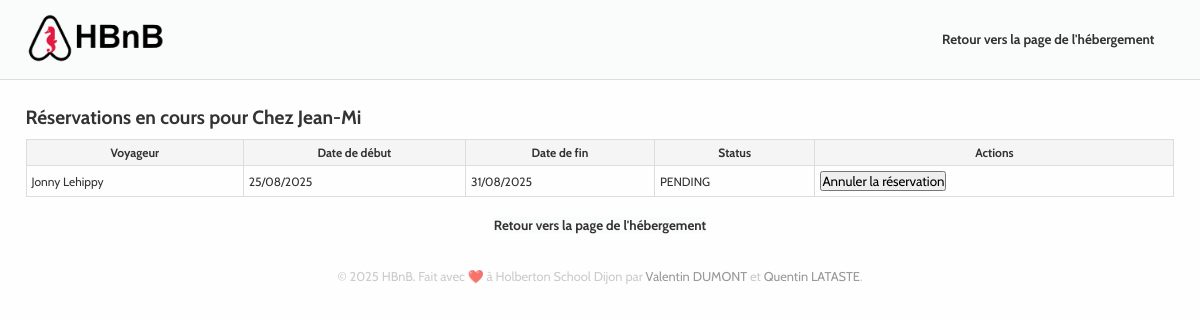
/place/6d8cb870-b5a8-4f9a-b3f1-010a03c67a59/bookings, run on an earlier commit of the app's database.
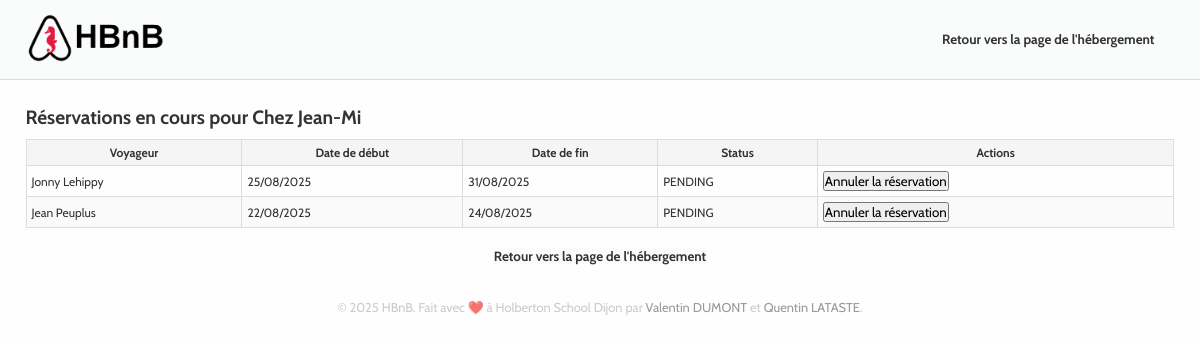
And on a later commit of the database.
### app/models/place.py (models this page shows, shortened)
class Place(db.Model):
    __tablename__ = 'place'
    id = db.Column(db.String, primary_key=True)
    title = db.Column(db.String(50), nullable=False)
    description = db.Column(db.String(1000), nullable=False)
    price = db.Column(db.Float, nullable=False)
    latitude = db.Column(db.Float, nullable=False)
    longitude = db.Column(db.Float, nullable=False)
    owner_id = db.Column(db.String, db.ForeignKey('user.id'), nullable=False)
    rating = db.Column(db.Float, nullable=True)
    created_at = db.Column(
        db.DateTime(timezone=True), default=lambda: datetime.now(timezone.utc),
        nullable=False)
    updated_at = db.Column(
        db.DateTime(timezone=True), default=lambda: datetime.now(timezone.utc),
        onupdate=datetime.now(timezone.utc)
        )
    photos_url = db.Column(db.JSON, default=list)
    amenities = db.relationship('Amenity', secondary=place_amenities,
                                back_populates='places')
    reviews = db.relationship("Review", back_populates='place_rel',
                              cascade='all, delete-orphan')
    bookings = db.relationship(Booking, back_populates='place_rel',
                               cascade='all, delete-orphan',
                               foreign_keys=[Booking.place])
    owner = db.relationship('User', back_populates='places')
    city_name = db.Column(db.String(128))
    __table_args__ = (
        CheckConstraint('price >= 0', name='check_price_positive'),
        CheckConstraint('rating >= 0 AND rating <= 5', name='check_rating'),
        CheckConstraint('latitude >= -90 AND latitude <= 90',
                        name='check_latitude'),
        CheckConstraint('longitude >= -180 AND longitude <= 180',
                        name='check_longitude')
    )

### app/models/booking.py (models this page shows, shortened)
class Booking(db.Model):
    __tablename__ = 'bookings'
    id = db.Column(db.String, primary_key=True)
    status = db.Column(
        db.String(20),
        default=BookingStatus.PENDING.value,
        nullable=False
        )
    place = db.Column(db.String, db.ForeignKey('place.id'), nullable=False)
    user = db.Column(db.String, db.ForeignKey('user.id'), nullable=False)
    start_date = db.Column(db.DateTime, nullable=False)
    end_date = db.Column(db.DateTime, nullable=False)
    created_at = db.Column(
        db.DateTime(timezone=True), default=lambda: datetime.now(timezone.utc), nullable=False
        )
    updated_at = db.Column(
        db.DateTime(timezone=True), default=lambda: datetime.now(timezone.utc),
        onupdate=datetime.now(timezone.utc)
        )
    place_rel = db.relationship(
        "Place",
        back_populates='bookings',
        foreign_keys=[place]
        )
    user_rel = db.relationship("User", back_populates='bookings')
    reviews = db.relationship('Review', back_populates='booking_rel')
    __table_args__ = (
        db.CheckConstraint(
            "status IN ('DONE', 'PENDING', 'CANCELLED')",
            name="check_booking_status"
        ),
    )

### app/models/user.py (models this page shows, shortened)
class User(db.Model):
    __tablename__ = 'user'
    id = db.Column(db.String, primary_key=True)
    first_name = db.Column(db.String(50), nullable=False)
    last_name = db.Column(db.String(50), nullable=False)
    email = db.Column(db.String(120), unique=True, nullable=False)
    hashed_password = db.Column(db.String(255), nullable=False)
    is_active = db.Column(db.Boolean, default=True)  # Allows disabling user
    is_admin = db.Column(db.Boolean, default=False)
    created_at = db.Column(
        db.DateTime(timezone=True), default=lambda: datetime.now(timezone.utc), nullable=False
        )
    updated_at = db.Column(
        db.DateTime(timezone=True), default=lambda: datetime.now(timezone.utc),
        onupdate=datetime.now(timezone.utc)
        )
    photo_url = db.Column(db.String(2048), nullable=True)
    places = db.relationship(Place, back_populates='owner',
                             cascade='all, delete-orphan')
    reviews = db.relationship(Review, back_populates='user',
                              cascade='all, delete-orphan')
    bookings = db.relationship(Booking, back_populates='user_rel',
                               cascade='all, delete-orphan')

### app/web/html_routes.py (the view)
@bp_web.route('/place/<place_id>/bookings')
def place_bookings(place_id):
    try:
        UUID(place_id)
    except ValueError:
        abort(400, description="Invalid UUID")
    try:
        verify_jwt_in_request()
        user_id = get_jwt_identity()
    except:
        user_id = None
    place = facade.get_place(place_id)
    if not place:
        abort(404, description="Place not found")
    current_user = None
    if user_id:
        current_user = facade.get_user(user_id)
    return render_template("place-all-bookings.html",
                           place=place,
                           bookings=place.bookings,
                           current_user=current_user)

### app/persistence/repository.py (called while the page is built)
    def get(self, obj_id):
        return self.model.query.get(str(obj_id))

### app/services/facade.py (called while the page is built)
    def get_place(self, place_id):
        return self.place_repo.get(place_id)

### templates/place-all-bookings.html (shortened to what this page needs)
<!DOCTYPE html>
<html lang="fr">
<head>
    <link rel="stylesheet" href="{{ url_for('static', filename='css/style.css') }}">
</head>
<body>
    <header class="header">
        <div class="header-logo">
            <a href="{{ url_for('web.index') }}">
                <img src = "{{ url_for('static', filename='images/logo.png') }}" alt="HBnB logo">
            </a>
        </div>
        <nav id="user-nav">
                <button class="back-btn" onclick="history.back()">Retour vers la page de l'hébergement</button>
        </nav>
    </header>
    <main>
        <div id="all-bookings-list">
            <h2>Réservations en cours pour {{ place.title }}</h2>
            {% set pending_bookings = bookings | selectattr("status", "equalto", "PENDING") | list %}
            {% if pending_bookings %}
                <table>
                <thead>
                    <tr>
                        <th>Voyageur</th>
                        <th>Date de début</th>
                        <th>Date de fin</th>
                        <th>Status</th>
                        <th>Actions</th>
                    </tr>
                </thead>
                <tbody>
                {% for booking in pending_bookings %}
                    <tr>
                    <td>{{ booking.user_rel.first_name }} {{ booking.user_rel.last_name }}</td>
                    <td>{{ booking.start_date.strftime("%d/%m/%Y") }}</td>
                    <td>{{ booking.end_date.strftime("%d/%m/%Y") }}</td>
                    <td>{{ booking.status }}</td>
                    <td>
                        <button class="cancel-booking-btn" data-id="{{ booking.id }}">Annuler la réservation</button>
                    </td>
                    </tr>
                {% endfor %}
            </tbody>
            </table>
            {% else %}
                <p>Vous n'avez pas encore de réservation pour cet hébergement.</p>
            {% endif %}
        </div>
        <div class="end-page-back">
        <button class="back-btn" onclick="history.back()">Retour vers la page de l'hébergement</button>
        </div>
    </main>
</body>
<footer>
    <div class="footer-content">
        <p>
            &copy; 2025 HBnB. Fait avec ❤️ à Holberton School Dijon par
            <a href="https://github.com/Proser-V">Valentin DUMONT</a> et <a href="https://github.com/loufi84">Quentin LATASTE</a>.
        </p>
    </div>
</footer>
</html>

### static/css/style.css (style rules this page uses)
* { box-sizing: border-box; margin: 0; padding: 0; font-family: "Cabin"; }
html { scroll-behavior: smooth; font-size: 80%; font-family: "Cabin" !important; }
:root { --color-primary: #fffefe; --color-header: #fafbfb; --text-color: #333; --light-text-color: #b9b9b9bc; --card-border-color : #ddd; --star-color: #b72121; --shadow-color: rgba(0,0,0,0.1); --overlay-color: rgba(0, 0, 0, 0.8); }
.header { display: flex; justify-content: space-between; background-color: var(--color-header); color: var(--text-color); align-items: center; padding: 1rem 2rem; border-bottom: 1px solid var(--card-border-color); z-index: 1000; width: 100%; box-sizing: border-box; margin: 0; }
.header-logo img { height: 50px; }
#user-nav { display: flex; align-items: center; gap: 10px; font-family: Arial, sans-serif; padding: 10px 20px; background-color: var(--color-header); }
.back-btn { text-decoration: none; font-weight: bold; color: var(--text-color); border: none; background-color: var(--color-header); cursor: pointer; }
.end-page-back { display: flex; justify-content: center; margin-top: 20px; }
body { background-color: var(--color-primary); color: var(--text-color); }
main { padding: 2rem; }
#all-bookings-list table { margin-top: 10px; width: 100%; border-collapse: collapse; text-align: left; font-size: 12px; color: var(--text-color); }
#all-bookings-list th, #all-bookings-list td { border: 1px solid var(--card-border-color); padding: 5px; }
#all-bookings-list th { text-align: center; }
#all-bookings-list thead { background-color: #f5f5f5; }
#all-bookings-list tbody tr:nth-child(even) { background-color: #fafafa; }
.footer-content { color: var(--light-text-color); text-align: center; padding: 10px; user-select: none; }
.footer-content a { text-decoration: inherit; color: #9a9898; }

What changed in the data, as far as the page shows it:
added Booking: user_rel.first_name "Jean", user_rel.last_name "Peuplus", start_date "22/08/2025", end_date "24/08/2025", status "PENDING"
